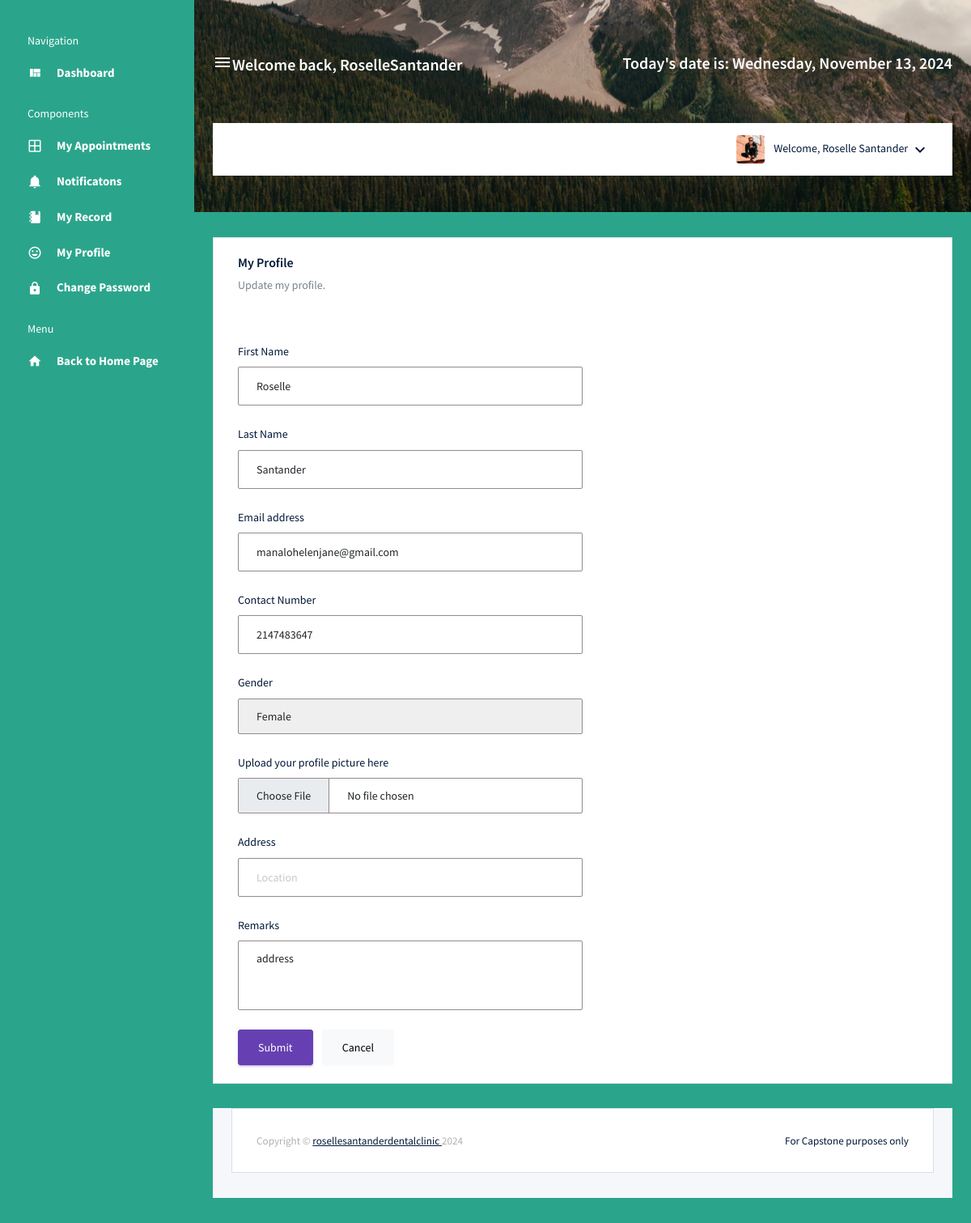
The app's page /my_profile.php (signed in) with its own data.
### tables this page shows
CREATE TABLE `accounts` (
  `id` int(11) NOT NULL,
  `member_id` varchar(255) NOT NULL,
  `firstname` varchar(50) NOT NULL,
  `lastname` varchar(50) NOT NULL,
  `contactnumber` int(11) NOT NULL,
  `termscondition` tinyint(1) NOT NULL,
  `username` varchar(50) NOT NULL,
  `password` varchar(255) NOT NULL,
  `user_type` varchar(50) NOT NULL,
  `email` varchar(100) NOT NULL,
  `gender` varchar(10) NOT NULL,
  `address` varchar(200) NOT NULL,
  `profile_picture` varchar(255) NOT NULL,
  `remarks` text NOT NULL,
  `date_created` date DEFAULT NULL
);

### model/userDashboard.php (called while the page is built, shortened)
<?php
	class UserDashboard{
		public $db;
		public function __construct(){
			$this->db = new mysqli(DB_HOST, DB_USER, DB_PASSWORD, DB_DATABASE);
		}
        public function get_user_profile($member_id) {
            $sql = "SELECT * FROM accounts WHERE member_id = ?";
            $stmt = $this->db->prepare($sql);
            $stmt->bind_param('s', $member_id);
            $stmt->execute();
            $result = $stmt->get_result();
            if ($result->num_rows > 0) {
                return $result->fetch_assoc();
            } else {
                return false;
            }
        }
    }
?>

### my_profile.php (the view, shortened to what this page needs)
<?php
    include_once("inc/userDashboardHeader.php");
?>
    <div class="container-fluid page-body-wrapper">
      <?php  include_once("inc/search_header.php"); ?>
      <div class="main-panel">
        <div class="content-wrapper">
            <div class="row">
                <div class="col-12 grid-margin stretch-card">
                    <div class="card">
                        <div class="card-body">
                            <h4 class="card-title">My Profile</h4>
                            <p class="card-description">
                                Update my profile.
                            </p>
                            <form action="controller/myProfile.php" method="POST" name="my_profile" class="forms-sample" enctype="multipart/form-data">
                                <div class="form-group col-6">
                                    <label for="firstname">First Name</label>
                                    <input type="text" class="form-control" id="firstname" name="firstname" value="<?= isset($firstname) ? $firstname : '' ?>">
                                </div>
                                <div class="form-group col-6">
                                    <label for="lastname">Last Name</label>
                                    <input type="text" class="form-control" id="lastname" name="lastname" value="<?= isset($lastname) ? $lastname : '' ?>">
                                </div>
                                <div class="form-group col-6">
                                    <label for="email">Email address</label>
                                    <input type="email" class="form-control" id="email" name="email" value="<?= isset($email) ? $email : '' ?>">
                                </div>
                                <div class="form-group col-6">
                                    <label for="contact_number">Contact Number</label>
                                    <input type="number" class="form-control" id="contact_number" name="contact_number" value="<?= isset($contact_number) ? $contact_number : '' ?>">
                                </div>
                                <div class="form-group col-6">
                                    <label for="SelectGender">Gender</label>
                                    <select class="form-control" name="gender" id="SelectGender">
                                        <option value="female" <?= isset($gender) && $gender == 'female' ? 'selected' : '' ?>>Female</option>
                                    </select>
                                </div>
                                <div class="form-group col-6">
                                    <label>Upload your profile picture here</label>
                                    <input type="file" class="form-control" name="profile_picture">
                                </div>
                                <div class="form-group col-6">
                                    <label for="address">Address</label>
                                    <input type="text" class="form-control" name="address" id="address" value="<?= isset($address) ? $address : '' ?>" placeholder="Location">
                                </div>
                                <div class="form-group col-6">
                                    <label for="remarks">Remarks</label>
                                    <textarea class="form-control" name="remarks" id="remarks" rows="4"><?= isset($remarks) ? $remarks : '' ?></textarea>
                                </div>
                                <button type="submit" class="btn btn-primary me-2">Submit</button>
                                <button class="btn btn-light">Cancel</button>
                            </form>
                        </div>
                    </div>
                </div>
          </div>
<?php
    include_once("inc/userDashboardFooter.php");
?>

### inc/userDashboardHeader.php (shortened to what this page needs)
<!DOCTYPE html>
<html lang="en">
<?php
  require_once ('model/userDashboard.php');
  $appointment = new UserDashboard();
    $member_id = $_SESSION['member_id'];
  $userDetails = $appointment->get_user_profile($member_id);
  if ($userDetails) {
      $firstname = $userDetails['firstname'];
      $lastname = $userDetails['lastname'];
      $email = $userDetails['email'];
      $contact_number = $userDetails['contactnumber'];
      $gender = $userDetails['gender'];
      $remarks = $userDetails['remarks'];
  }
?>
<head>
  <link rel="stylesheet" href="vendors/mdi/css/materialdesignicons.min.css">
  <link rel="stylesheet" href="vendors/css/vendor.bundle.base.css">
  <link rel="stylesheet" href="css/dashboard/style.css">
  <link href='vendors/fullcalendar/packages/core/main.css' rel='stylesheet' />
  <link href='vendors/fullcalendar/packages/daygrid/main.css' rel='stylesheet' />
  <link rel="stylesheet" type="text/css" href="https://cdn.datatables.net/1.11.5/css/jquery.dataTables.css">
  <link rel="stylesheet" href="https://cdnjs.cloudflare.com/ajax/libs/parsley.js/2.9.2/parsley.css">
</head>
<body>
  <div class="container-scroller d-flex">
    <nav class="sidebar sidebar-offcanvas" id="sidebar">
      <ul class="nav">
        <li class="nav-item sidebar-category">
          <p>Navigation</p>
        </li>
        <li class="nav-item">
          <a class="nav-link" href="appointment.php">
            <i class="mdi mdi-view-quilt menu-icon"></i>
            <span class="menu-title">Dashboard</span>
          </a>
        </li>
        <li class="nav-item sidebar-category">
          <p>Components</p>
        </li>
        <li class="nav-item">
          <a class="nav-link" href="my_appointments.php">
            <i class="mdi mdi-grid-large menu-icon"></i>
            <span class="menu-title">My Appointments</span>
          </a>
        </li>
        <li class="nav-item">
          <a class="nav-link" href="notifications.php">
            <i class="mdi mdi-bell menu-icon"></i>
            <span class="menu-title">Notificatons</span>
          </a>
        </li>
        <li class="nav-item">
          <a class="nav-link" href="my_record.php">
            <i class="mdi mdi-notebook menu-icon"></i>
            <span class="menu-title">My Record</span>
          </a>
        </li>
        <li class="nav-item">
          <a class="nav-link" href="my_profile.php">
            <i class="mdi mdi-emoticon menu-icon"></i>
            <span class="menu-title">My Profile</span>
          </a>
        </li>
        <li class="nav-item">
          <a class="nav-link" href="change_password.php">
            <i class="mdi mdi-lock menu-icon"></i>
            <span class="menu-title">Change Password</span>
          </a>
        </li>
        <li class="nav-item sidebar-category">
          <p>Menu</p>
        </li>
        <li class="nav-item">
          <a class="nav-link" href="index.php">
            <i class="mdi mdi-home menu-icon"></i>
            <span class="menu-title">Back to Home Page</span>
          </a>
        </li>
      </ul>
    </nav>

### inc/search_header.php (shortened to what this page needs)
<nav class="navbar col-lg-12 col-12 px-0 py-0 py-lg-4 d-flex flex-row">
        <div class="navbar-menu-wrapper d-flex align-items-center justify-content-end">
          <button class="navbar-toggler navbar-toggler align-self-center" type="button" data-toggle="minimize">
            <span class="mdi mdi-menu"></span>
          </button>
          <h4 class="font-weight-bold mb-0 d-none d-md-block mt-1">Welcome back, <?php echo htmlspecialchars($_SESSION['username']); ?></h4>
          <ul class="navbar-nav navbar-nav-right">
            <li class="nav-item">
              <h4 class="mb-0 font-weight-bold d-none d-xl-block">
              <?php
                    $today = date('l, F j, Y');
                    echo "Today's date is: " . $today;
                ?>
              </h4>
            </li>
          </ul>
        </div>
        <div class="navbar-menu-wrapper navbar-search-wrapper d-none d-lg-flex align-items-center">
          <ul class="navbar-nav navbar-nav-right">
            <li class="nav-item nav-profile dropdown">
              <a class="nav-link dropdown-toggle" href="#" data-bs-toggle="dropdown" id="profileDropdown">
              <?php
                    $profilePic = isset($profile_picture) && !empty($profile_picture)
                        ? htmlspecialchars($profile_picture)
                        : 'img/images/faces/face5.jpg';
                    echo '<img src="' . $profilePic . '" alt="profile" />';
                ?>
                <span class="nav-profile-name">
                    <?php
                        if (isset($_SESSION['firstname']) && isset($_SESSION['lastname'])) {
                            echo "Welcome, " . htmlspecialchars($_SESSION['firstname']) . " " . htmlspecialchars($_SESSION['lastname']);
                        } else {
                            echo "User information is not available.";
                        }
                    ?>
                </span>
              </a>
            </li>
          </ul>
        </div>
      </nav>

### inc/userDashboardFooter.php (shortened to what this page needs)
        <footer class="footer">
          <div class="card">
            <div class="card-body">
              <div class="d-sm-flex justify-content-center justify-content-sm-between py-2">
                <span class="text-muted text-center text-sm-left d-block d-sm-inline-block">Copyright © <a href="https://www.bootstrapdash.com/" target="_blank"> rosellesantanderdentalclinic </a>2024</span>
                <span class="float-none float-sm-right d-block mt-1 mt-sm-0 text-center">For Capstone purposes only</span>
              </div>
            </div>
          </div>
        </footer>
      </div>
    </div>
  </div>
</body>
</html>

### records on screen
accounts: firstname "Roselle", lastname "Santander", email "manalohelenjane@gmail.com", contact_number "2147483647", gender "Female", remarks "address"

### other values on screen
$_SESSION['username'] "RoselleSantander"
$today "Wednesday, November 13, 2024"
$_SESSION['firstname'] "Roselle"
$_SESSION['lastname'] "Santander"
